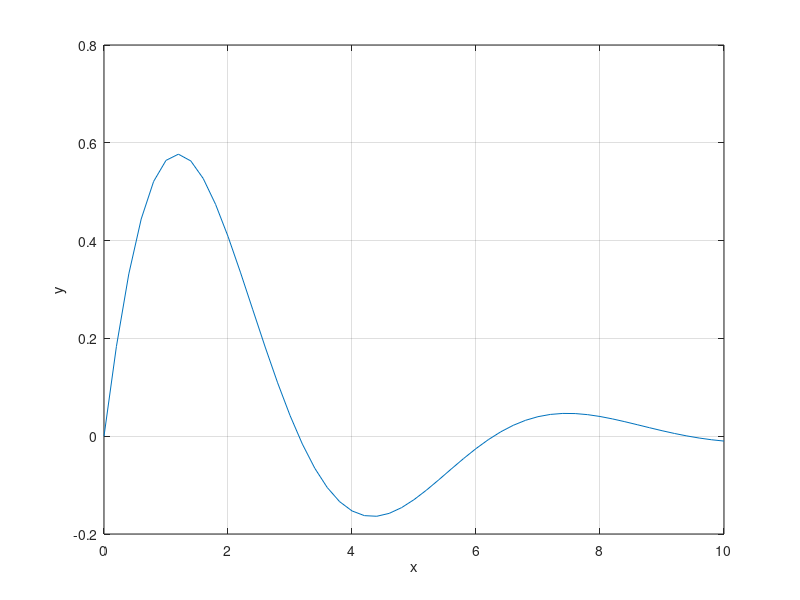

Reproduce this figure in MATLAB.
% L2_5 : Figure 2.5 
% Copyright S. Nakamura, 1995
set(gcf, 'NumberTitle','off','Name', 'Figure 2.5; List 2.5')

clear,clf,hold off
x = (0:0.2:10)';
y=sin(x).*exp(-0.4*x);
plot(x,y)
grid on
xlabel('x'); ylabel('y')
